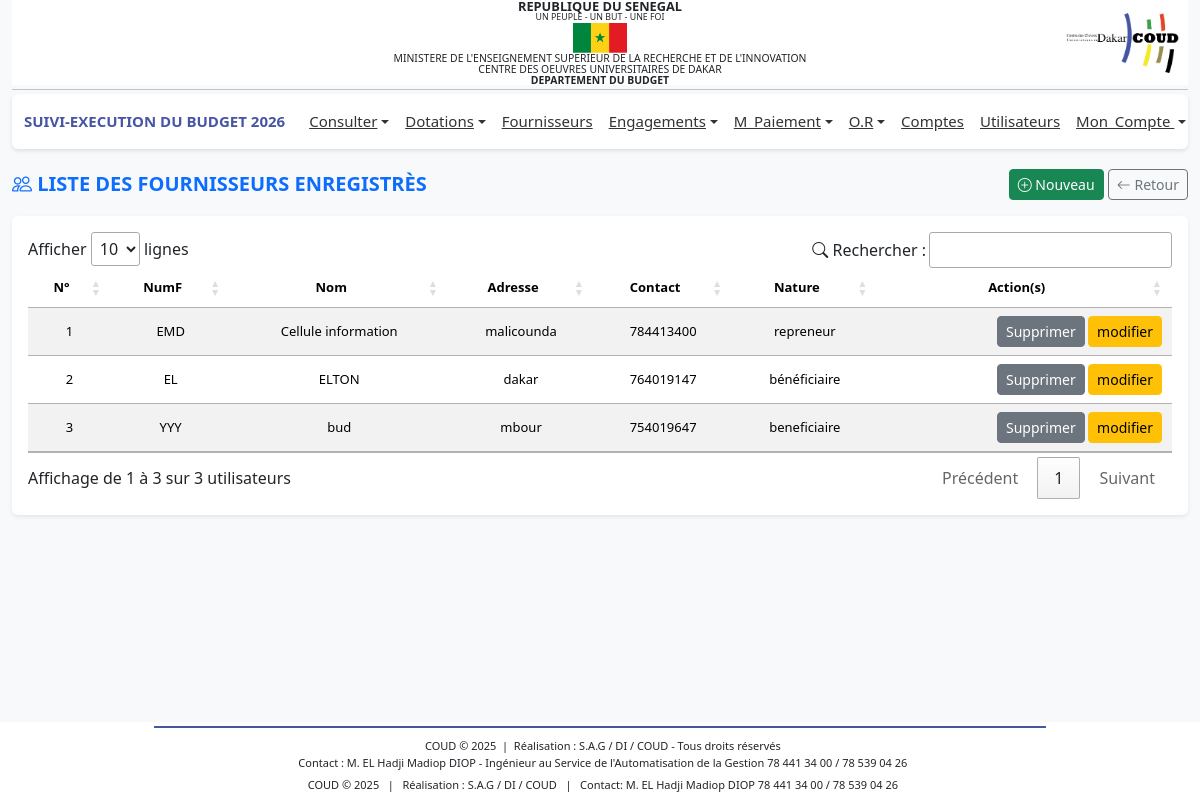
Screenshot of /profiles/fournisseurs/liste_fournisseurs.php (signed in) with the database file from the repository.
### tables this page shows
CREATE TABLE IF NOT EXISTS `bud_fournisseur` (
  `idFourn` int NOT NULL AUTO_INCREMENT,
  `numFourn` varchar(50) DEFAULT NULL,
  `adresse` varchar(100) DEFAULT NULL,
  `nom` varchar(100) DEFAULT NULL,
  `nature` varchar(100) DEFAULT NULL,
  `dateSys` datetime DEFAULT CURRENT_TIMESTAMP,
  `contact` varchar(100) DEFAULT NULL,
  PRIMARY KEY (`idFourn`)
);

### includes/fonctions.php (called while the page is built, shortened)
<?php
function connexionBD()
{
    $connexion = mysqli_connect('localhost', 'root', '', 'budget_db_2024') or
        die('Serveur inaccessible. Merci de reessayer plus tard.');
    return $connexion;
}
$connexion = connexionBD();
function getAllFournisseurs()
{
    global $connexion;
    $query = 'SELECT * FROM `bud_fournisseur`';
    $result = $connexion->query($query);
    if ($result->num_rows > 0) {
        return $result->fetch_all(MYSQLI_ASSOC);
    } else {
        return [];
    }
}
function isFournisseurUsed($idFournisseur)
{
    global $connexion;
    $query = 'SELECT 1 FROM bud_engagements WHERE idFourn = ?';
    $stmt = $connexion->prepare($query);
    $stmt->bind_param('i', $idFournisseur);
    $stmt->execute();
    $stmt->store_result();
    return $stmt->num_rows > 0;
}
?>

### profiles/fournisseurs/liste_fournisseurs.php (the view, shortened to what this page needs)
<?php include '../../includes/fonctions.php';?>
<?php include '../../includes/header.php';?>
<link rel="stylesheet" href="https://cdn.datatables.net/1.13.6/css/jquery.dataTables.min.css">
<link rel="stylesheet" href="https://cdn.jsdelivr.net/npm/bootstrap-icons@1.11.3/font/bootstrap-icons.css">
<main class="container-fluid mt-3">
    <div class="d-flex justify-content-between align-items-center mb-3">
        <h5 class="text-primary fw-bold mb-0">
            <i class="bi bi-people"></i> LISTE DES FOURNISSEURS ENREGISTRÈS
        </h5>
        <div>
            <a href="add_fourn.php" class="btn btn-success btn-sm">
                <i class="bi bi-plus-circle"></i> Nouveau
            </a>
            <a href="javascript:history.back()" class="btn btn-outline-secondary btn-sm">
                <i class="bi bi-arrow-left"></i> Retour
            </a>
        </div>
    </div>
    <div class="card shadow-sm border-0">
        <div class="card-body">
            <table id="tableUsers" class="table table-striped table-hover align-middle">
                <thead class="custom-header">
                    <tr>
                        <th>N°</th>
                        <th>NumF</th>
                        <th>Nom</th>
                        <th>Adresse</th>
                        <th>Contact</th>
                        <th>Nature</th>
                        <th>Action(s)</th>
                    </tr>
                </thead>
                <tbody>
                    <?php
                    $fournisseurs = getAllFournisseurs();
                    $n=1;
                    if (!empty($fournisseurs)):
                        foreach ($fournisseurs as $fournisseur):
                    ?>
                    <tr>
                        <td><?= $n; ?></td>
                        <td><?= $fournisseur['numFourn']; ?></td>
                        <td><?= $fournisseur['nom']; ?></td>
                        <td><?= $fournisseur['adresse']; ?></td>
                        <td><?= $fournisseur['contact']; ?></td>
                        <td><?= $fournisseur['nature']; ?></td>
                        <td class="action">
                            <?php if (!isFournisseurUsed($fournisseur['idFourn'])): ?>
                            <a href="supprimer_engagement.php?id=<?= $fournisseur['idFourn'] ?>"
                                onclick="return confirm('Êtes-vous sûr de vouloir supprimer cet Fournisseur ?')">Supprimer</a>
                            <?php else: ?>
                            <span class="btn btn-sm btn-secondary" style="color: white; cursor: not-allowed;"
                                title="Fournisseur utilisé, suppression désactivée">Supprimer</span>
                            <?php endif; ?>
                            <a href="add_fourn?idFourn=<?= $fournisseur['idFourn']; ?>" class="btn btn-sm btn-warning">modifier</a>
                        </td>
                    </tr>
                    <?php $n++; ?>
                    <?php endforeach; ?>
                    <?php endif; ?>
                </tbody>
            </table>
        </div>
    </div>
</main>
<?php include '../../includes/footer.php';?>
<link rel="stylesheet" href="https://cdn.datatables.net/buttons/2.4.2/css/buttons.dataTables.min.css">

### includes/header.php (style rules this page uses)
body { font-family: 'Segoe UI', Tahoma, sans-serif; background-color: #f8f9fa; margin: 0; display: flex; flex-direction: column; min-height: 100vh; }
main { flex: 1; }

### profiles/fournisseurs/liste_fournisseurs.php (style rules this page uses)
.custom-header { background-color: #4655a4; color: #fff; }
#tableUsers th, #tableUsers td { text-align: center !important; vertical-align: middle; font-size: 13px !important; }
#tableUsers .action { text-align: right !important; }

### rows the page displays
bud_fournisseur: numFourn "EMD", nom "Cellule information", adresse "malicounda", contact "784413400", nature "repreneur"
bud_fournisseur: numFourn "EL", nom "ELTON", adresse "dakar", contact "764019147", nature "bénéficiaire"
bud_fournisseur: numFourn "YYY", nom "bud", adresse "mbour", contact "754019647", nature "beneficiaire"

### other values shown
$_SESSION['an'] "2026"
